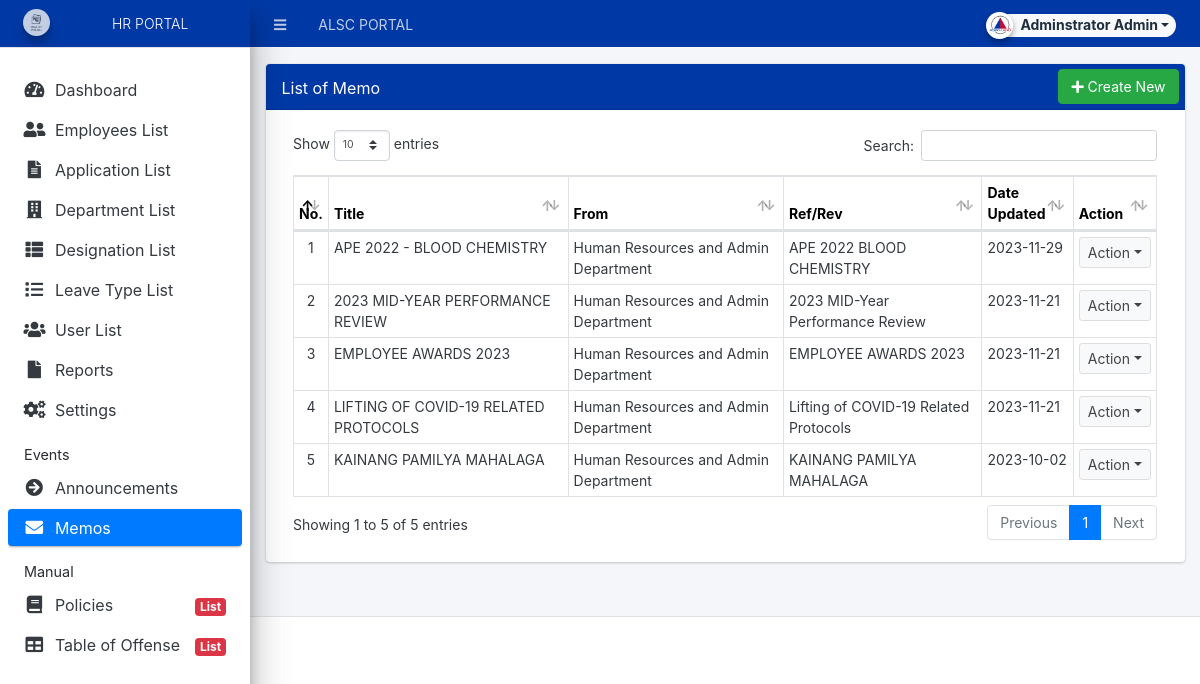
Before: /admin/index.php?page=memo/memo (signed in) with the older database file.
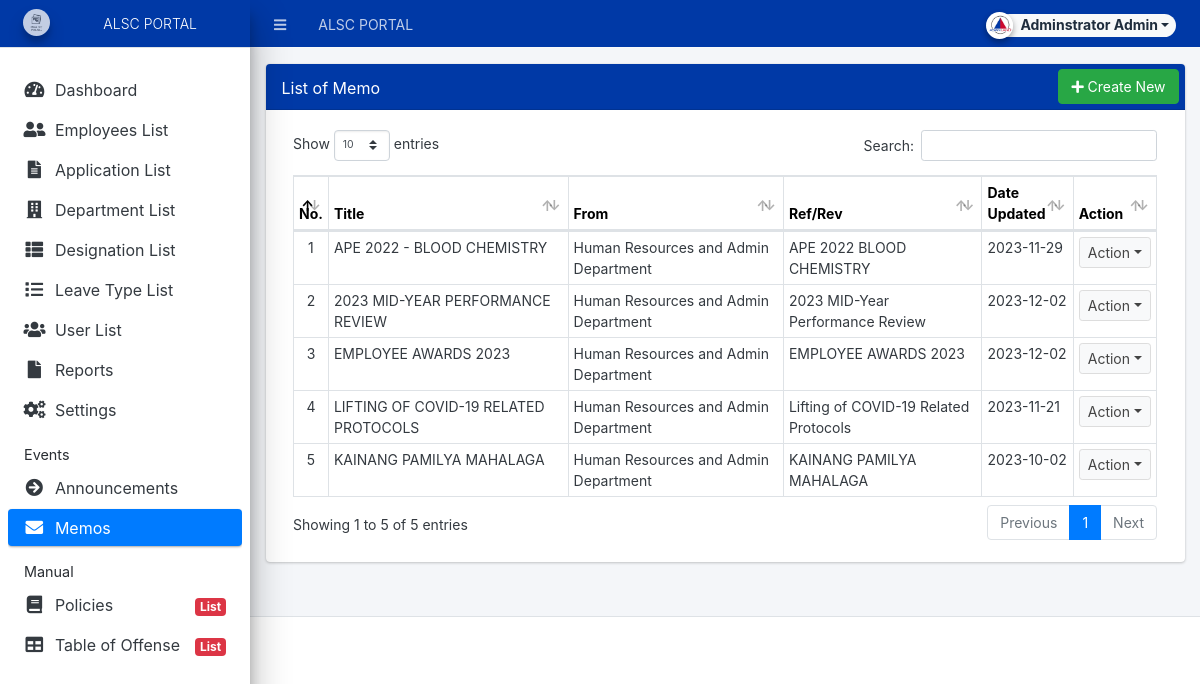
After: the same page with the newer database file.
### tables this page shows
CREATE TABLE `memo_list` (
  `id` int(30) NOT NULL,
  `title` text NOT NULL,
  `description` text NOT NULL,
  `date_created` datetime NOT NULL DEFAULT current_timestamp(),
  `date_updated` datetime DEFAULT NULL ON UPDATE current_timestamp(),
  `to_` text NOT NULL,
  `from_` text NOT NULL,
  `date_` datetime NOT NULL,
  `cc_` text NOT NULL,
  `ref_` text NOT NULL,
  `re_` text NOT NULL
);

### classes/DBConnection.php (called while the page is built, shortened)
<?php
class DBConnection{
    private $host = DB_SERVER;
    private $username = DB_USERNAME;
    private $password = DB_PASSWORD;
    private $database = DB_NAME;
    public $conn;
    public function __construct(){
        if (!isset($this->conn)) {
            $this->conn = new mysqli($this->host, $this->username, $this->password, $this->database);
        }
    }
}
?>

### classes/SystemSettings.php (called while the page is built, shortened)
<?php
class SystemSettings extends DBConnection{
	function info($field=''){
		if(!empty($field)){
			if(isset($_SESSION['system_info'][$field]))
				return $_SESSION['system_info'][$field];
			else
				return false;
		}else{
			return false;
		}
	}
}
$_settings = new SystemSettings();
?>

### config.php (called while the page is built, shortened)
<?php
require_once('classes/DBConnection.php');
require_once('classes/SystemSettings.php');
function validate_image($file){
	if(!empty($file)){
		if(is_file(base_app.$file)){
			return base_url.$file;
		}else{
			return base_url.'dist/img/no-image-available.png';
		}
	}else{
		return base_url.'dist/img/no-image-available.png';
	}
}
?>

### admin/memo/memo.php (the view, shortened to what the changed rows need)
<div class="card">
	<div class="card-body">
        <div class="container-fluid">
			<table class="table table-stripped table-hover table-bordered">
				<thead>
					<tr>
						<th style="color: black;">No.</th>
						<th style="color: black;">Title</th>
						<th style="color: black;">From</th>
						<th style="color: black;">Ref/Rev</th>
						<th style="color: black;">Date Updated</th>
						<th style="color: black;">Action</th>
					</tr>
				</thead>
				<tbody>
					<?php
					$i = 1;
						$qry = $conn->query("SELECT * from `memo_list` order by unix_timestamp(date_created) desc ");
						while($row = $qry->fetch_assoc()):
                            $row['description'] = strip_tags(stripslashes(html_entity_decode($row['description'])));
					?>
						<tr>
							<td class="text-center"><?php echo $i++; ?></td>
							<td><?php echo $row['title'] ?></td>
							<td><?php echo $row['from_'] ?></td>
							<td><?php echo $row['re_'] ?></td>
							<td><?php echo ($row['date_updated'] != null) ? date('Y-m-d', strtotime($row['date_updated'])) : date('Y-m-d', strtotime($row['date_created'])); ?></td>
							<td align="center">
								 <button type="button" class="btn btn-default btn-sm dropdown-toggle dropdown-icon" data-toggle="dropdown">
				                  		Action
				                  </button>
							</td>
						</tr>
					<?php endwhile; ?>
				</tbody>
			</table>
		</div>
	</div>
</div>

### admin/inc/navigation.php (shortened to what the changed rows need)
<aside class="main-sidebar sidebar-light-primary disabled elevation-5 sidebar-no-expand" style="background-color: white;">
  <a href="<?php echo base_url ?>admin" class="brand-link" style="background-color: #0039a6 ; color: white; text-align: center;">
  <img src="<?php echo validate_image($_settings->info('logo'))?>" alt="Store Logo" class="brand-image img-circle elevation-3" style="opacity: .8;width: 1.7rem;height: 1.7rem;max-height: unset">
  <span class="brand-text font-weight-light text-white"><?php echo $_settings->info('short_name') ?></span>
  </a>
</aside>

Changed rows visible on the page:
changed memo_list "2023 MID-YEAR PERFORMANCE REVIEW": date_updated "2023-11-21" → "2023-12-02"
changed memo_list "EMPLOYEE AWARDS 2023": date_updated "2023-11-21" → "2023-12-02"
Other visible differences:
$_settings->info('short_name'): "HR PORTAL" → "ALSC PORTAL"
